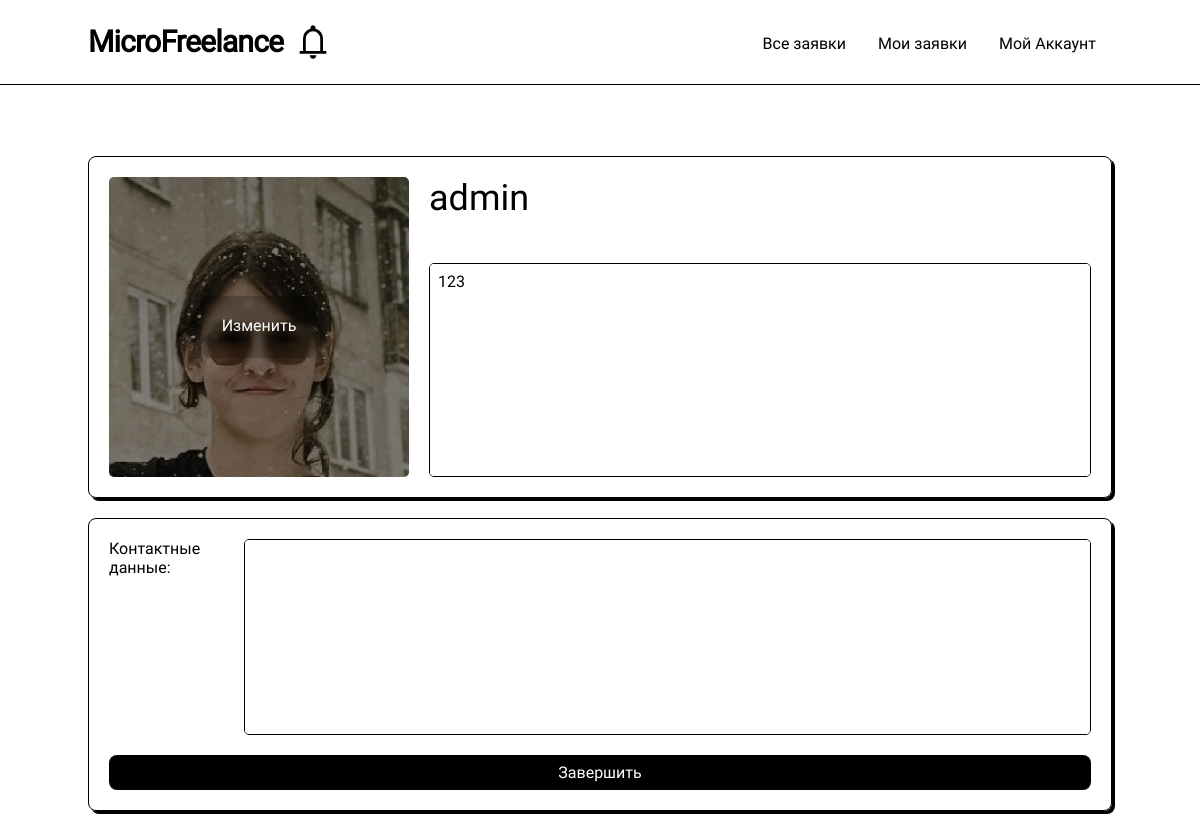
The app's page /profile-editor (signed in), older data.
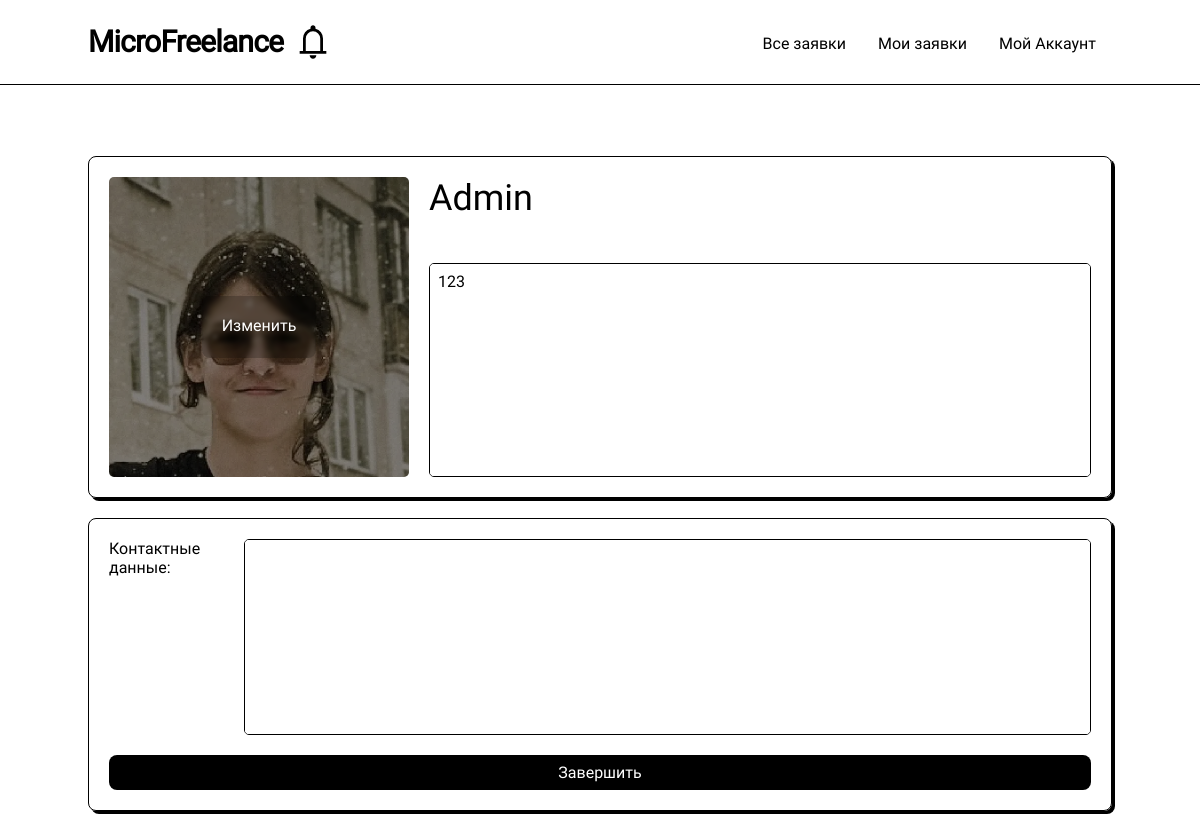
The same page, newer data.
### models.py (models this page shows, shortened)
class User(UserMixin, db.Model):
    __table_name__ = "users"
    id: Mapped[int]                         = mapped_column(primary_key=True)
    login: Mapped[str]                      = mapped_column(String(64), index=True, unique=True)
    password_hash: Mapped[Optional[str]]    = mapped_column(String(256))
    name: Mapped[Optional[str]]             = mapped_column(String(64))
    aboutme: Mapped[Optional[str]]          = mapped_column(String(256))
    contact_info: Mapped[Optional[str]]     = mapped_column(String(256))
    account_type: Mapped[str]               = mapped_column(String(256), default='student')

### routes.py (the view, shortened to what this page needs)
@app.route('/profile-editor/', methods=['GET', 'POST'])
@app.route('/profile-editor', methods=['GET', 'POST'])
@login_required
def profile_editor():
    if not current_user.is_authenticated:
        return redirect("/")
    form = ProfileEditorForm()
    print(form.photo, form.errors)
    if request.method == 'POST' and not form.validate():
        flash(['Произошла ошибка, возможно ошибка заполнения', 'red'])
    form.aboutme.data = current_user.aboutme
    form.contact_info.data = current_user.contact_info
    return render_template('profile_editor.html', form=form)

### forms.py
class ProfileEditorForm(FlaskForm):
    name = StringField('Имя', validators=[DataRequired()])
    aboutme = TextAreaField('Обомне', validators=[DataRequired()])
    contact_info = TextAreaField('contact_info')
    photo = FileField('image', validators=[FileAllowed(['jpg', 'png', 'webp', 'gif','jpeg'], 'Images only!')])
    submit = SubmitField('Завершить')

### models.py (called while the page is built)
@login.user_loader
def load_user(id):
  return db.session.get(User, int(id))

### routes.py (called while the page is built)
def render_template(*args, **kwargs):
    kwargs['current_user'] = current_user
    return base_render_teplate(*args, **kwargs)

### templates/profile_editor.html (shortened to what this page needs)
{% extends 'base/base.html' %}
{% block content %}
<form method="POST" enctype='multipart/form-data'>
    <div class="profile card">
        <div class="ava-edit">
            <img
            src="{{ url_for('static', filename='avatars/'+current_user.login + '.webp') }}"
            id="avatar"
            >
            <a class="button-action" onclick="getElementById('avatar_edit').click();">Изменить</a>
        </div>
        <div class="content">
            <div class="username" >{{ form.name(value=current_user.name, size=0) }}</div>
            <div class="aboutme"> {{ form.aboutme(size=0, style="resize: none;", class="scroll") }} </div>
        </div>
    </div>
    <div class="card settings">
        <div class="content">
            <span>Контактные данные:</span>
            <div class="contacts"> {{ form.contact_info(size=0, style="resize: none;", class="scroll") }} </div>
        </div>
        {{ form.submit(class="button button-finish", tabindex="0") }}
    </div>
</form>
{% endblock %}

Row changes from the older to the newer data that the page shows:
changed User: name "admin" → "Admin"
